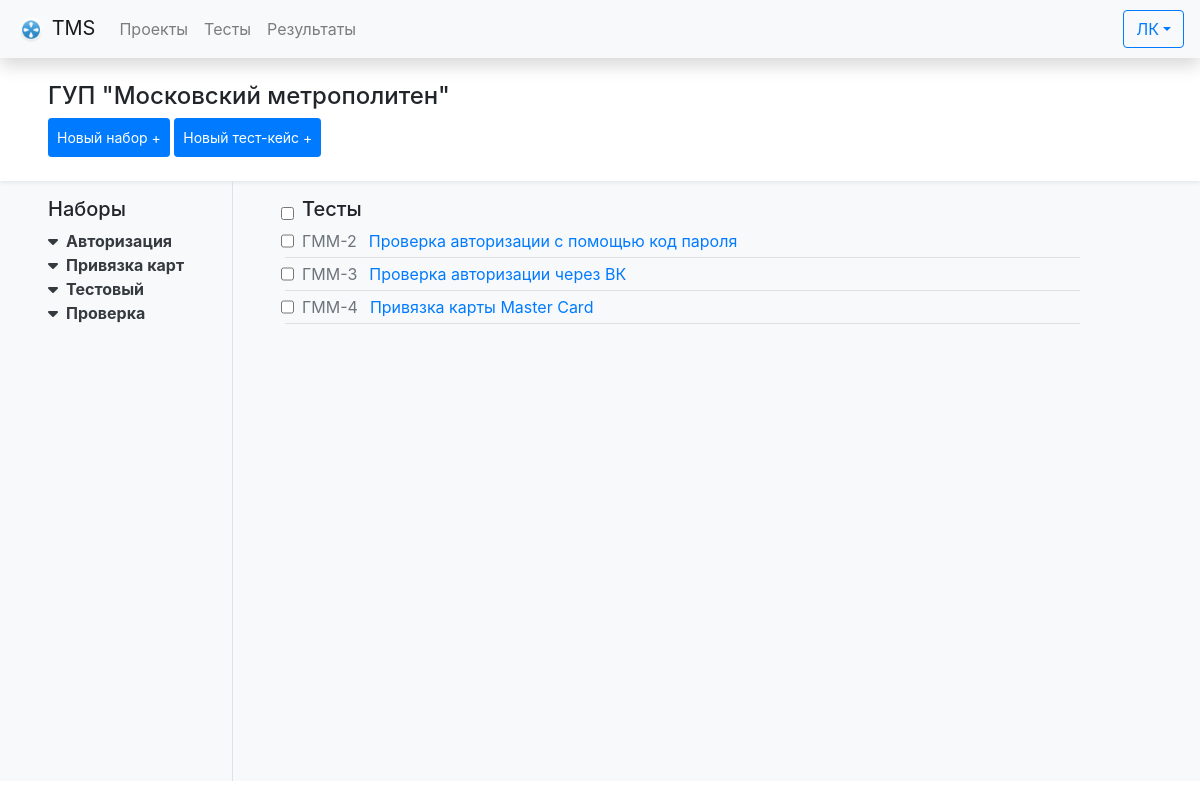
/project/1/, run on the app's committed database.
### tests/models.py (models this page shows, shortened)
class Projects(models.Model):
    id = models.AutoField(
        primary_key=True, verbose_name=_("Код проекта"))
    name = models.CharField(max_length=50, verbose_name=_(
        "Название проекта"), help_text="Название проекта", blank=False)
    class Meta:
        verbose_name = _("Проект")
        verbose_name_plural = _("Проекты")
        ordering = ['name']
    def __str__(self):
        return self.name
    def acronym(self):
        regex = re.compile('[^а-яА-Яa-zA-Z]')
        return "".join(e[0].upper() for e in regex.sub(' ', self.name).split())

class TestSuites(models.Model):
    id = models.AutoField(_("Код набора"), primary_key=True)
    name = models.CharField(_("Название набора"), max_length=50)
    project = models.ForeignKey(Projects, verbose_name=_(
        "Проект"), on_delete=models.PROTECT)
    class Meta:
        verbose_name = _("Тестовй набор")
        verbose_name_plural = _("Тестовые наборы")

class TestCases(models.Model):
    id = models.AutoField(_("Код тест-кейса"), primary_key=True)
    """
    Описание тест-кейса
    """
    title = models.CharField(_("Название"), max_length=100)
    precondition = models.TextField(_("Предусловия"), blank=True, null=True)
    description = models.TextField(_("Описание"), blank=True, null=True)
    expectedResult = models.TextField(
        _("Ожидаемый результат"), blank=True, null=True)
    """
    Параметры тест кейса:
    - Проект
    - Набор
    - Тип теста
    - Приоритет
    - Статус
    - Автоматизирован (True/False)
    """
    project = models.ForeignKey(Projects, verbose_name=_(
        "Проект"), on_delete=models.PROTECT)
    suite = models.ForeignKey(TestSuites, verbose_name=_(
        "Группа"), on_delete=models.PROTECT)
    type = models.ForeignKey(TestTypes, verbose_name=_(
        "Тип теста"), on_delete=models.PROTECT)
    priority = models.ForeignKey(TestPriorities, verbose_name=_(
        "Приоритет"), on_delete=models.PROTECT)
    status = models.ForeignKey(TestStatuses, verbose_name=_(
        "Статус"), on_delete=models.PROTECT, default=3)
    isAutomated = models.BooleanField(_("Автоматизирован"))
    """
    Кем и когда создано
    """
    created_by = models.ForeignKey(
        settings.AUTH_USER_MODEL, verbose_name="Создатель", on_delete=models.PROTECT, related_name='created_by')
    created_date = models.DateTimeField(_("Создано"), auto_now_add=True)
    """
    Кем и когда модифицировано
    """
    lastModified_by = models.ForeignKey(
        settings.AUTH_USER_MODEL, verbose_name="Последние изменения", on_delete=models.PROTECT, related_name='modified_by')
    lastModified_date = models.DateTimeField(_("Изменено"), auto_now=True)
    class Meta:
        verbose_name = _("Тест-кейс")
        verbose_name_plural = _("Тест-кейсы")

### tests/views.py (the view)
# urls.py: path('project/<int:project_pk>/', views.project_view, name='project_view'),
def project_view(request, project_pk):
    project = Projects.objects.get(id=project_pk)
    if request.method == "POST":
        create_suite(request.POST, project)
        return redirect(request.META['HTTP_REFERER'])
    suite_list = TestSuites.objects.filter(project=project_pk)
    suite_test_list = dict()
    testCaseSteps = dict()
    for suite_iter in suite_list:
        tests = TestCases.objects.filter(
            suite=suite_iter, project=project_pk).order_by('title')
        suite_test_list[suite_iter.name] = tests
        for test in tests:
            testCaseSteps[test.id] = TestCaseSteps.objects.filter(
                testCase__project=project, testCase=test)
    return render(request, 'project_view.html', {
        'project': project,
        'suite_list': suite_list,
        'suite_test_list': suite_test_list,
        'testCaseSteps': testCaseSteps
        }
    )

### tests/models.py (called while the page is built)
    def __str__(self):
        return self.description

### tests/views.py (called while the page is built)
@register.filter
def get_item(dictionary, key):
    return dictionary[key]

### templates/project_view.html (shortened to what this page needs)
{% extends 'base.html' %}
{% block content %}
    <div class="bg-light">
        <div class="p-4 px-5 bg-white shadow-sm">
            <h4>{{ project }}</h4>
            <button type="button"
                    class="btn btn-primary btn-sm p-2 text-nowrap"
                    data-toggle="modal"
                    data-target="#newSuite">Новый набор +</button>
            <button type="button"
                    class="btn btn-primary btn-sm p-2 text-nowrap"
                    data-toggle="modal"
                    data-target="#newTestCase">Новый тест-кейс +</button>
        </div>
        <div class="d-flex flex-row"  style="height: 75vh;">
            <div id="suites"class="pt-3 px-5">
                <h5>Наборы</h5>
                {% if suite_test_list %}
                    {% for suite_name, test_list in suite_test_list.items %}
                        <a class="d-flex align-items-center font-weight-bold text-dark"
                           data-toggle="collapse"
                           href="#collapse_{{ forloop.counter }}"
                           name="suiteSelect"
                           style="text-decoration: none;
                                  important">
                            <i class="fa-solid fa-caret-down"></i>
                            <div class="ml-2">{{ suite_name }}</div>
                        </a>
                    {% endfor %}
                {% else %}
                    <div class="text-danger">Нет наборов</div>
                {% endif %}
            </div>
            {% include "testCase/testCase_table.html" %}
        </div>
    </div>
{% endblock content %}

### templates/testCase/testCase_table.html (shortened to what this page needs)
{% block testCaseTable %}
    <div id="tests" class="w-75 border-left pt-3 px-5">
        <div class="d-flex align-items-center">
            <input type="checkbox" onClick="toggle(this)" class="mr-2">
            <h5>Тесты</h5>
        </div>
        {% if suite_test_list %}
            {% with projectAcronym=project.acronym %}
                {% for suite_name, test_list in suite_test_list.items %}
                    {% if test_list %}
                        <div class="collapse show" id="collapse_{{ forloop.counter }}">
                            {% for test in test_list %}
                                <div class="d-flex flex-row">
                                    <input type="checkbox" name="testSelect">
                                    <a class="d-flex flex-row"
                                       href=""
                                       data-toggle="modal"
                                       data-target="#testCaseModal_{{ test.id }}">
                                        <div class="mx-2 text-secondary">{{ projectAcronym }}-{{ test.id }}</div>
                                        <div class="mx-1">{{ test.title }}</div>
                                    </a>
                                </div>
                                <hr class="m-1">
                            {% endfor %}
                        </div>
                    {% endif %}
                {% endfor %}
            {% endwith %}
        {% else %}
            <div>Нет тестов :(</div>
        {% endif %}
    </div>
{% endblock %}

### data on the page
Projects: name "ГУП \"Московский метрополитен\""
TestSuites: suite_test_list "Авторизация"
TestSuites: suite_test_list "Привязка карт"
TestSuites: suite_test_list "Тестовый"
TestSuites: suite_test_list "Проверка"
TestCases: projectAcronym "ГММ", id "2", title "Проверка авторизации с помощью код пароля"
TestCases: projectAcronym "ГММ", id "3", title "Проверка авторизации через ВК"
TestCases: projectAcronym "ГММ", id "4", title "Привязка карты Master Card"
